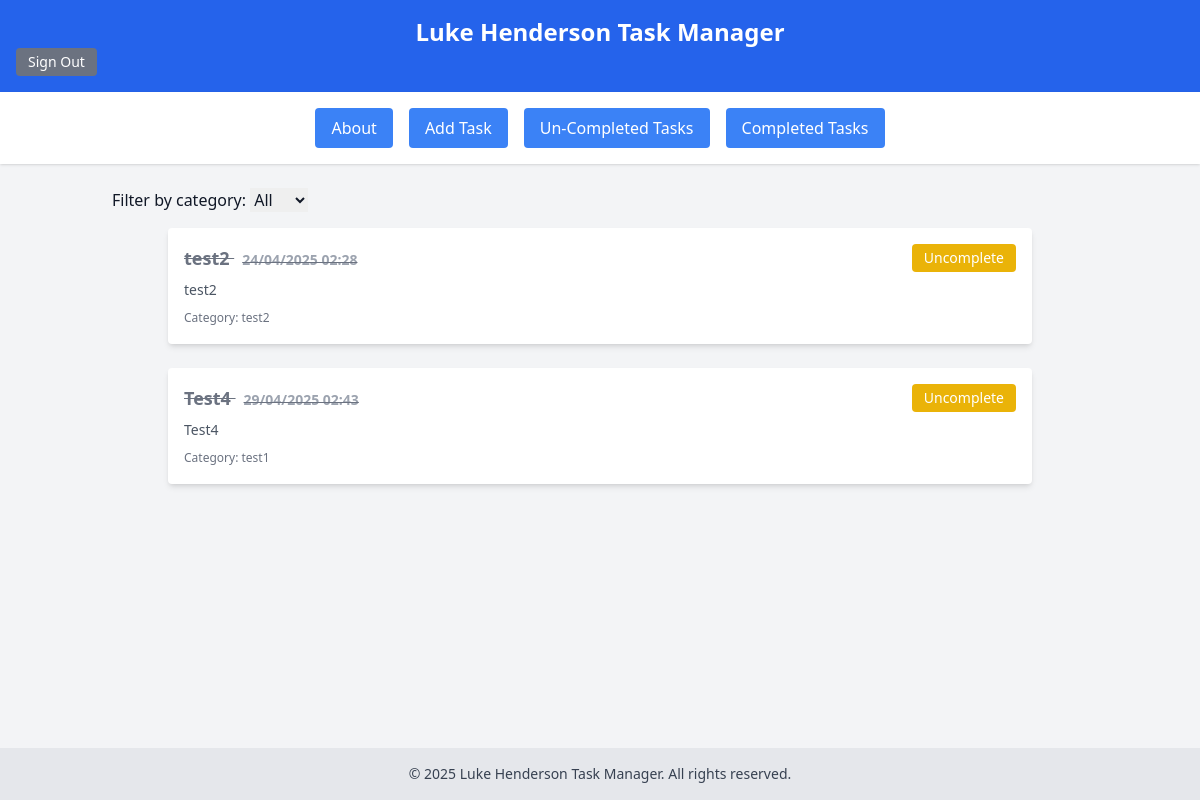
The app's page /completed/ (signed in) with its own data.
### appTM/models.py (models this page shows, shortened)
class Task(models.Model): # task model for generating tasks with task_form
    user = models.ForeignKey(User, on_delete=models.CASCADE) # Links model to specific users for security/privacy
    title = models.CharField(max_length=20)
    description = models.TextField(blank=True, max_length=250)
    created_at = models.DateTimeField(auto_now_add=True)
    due_date = models.DateTimeField(null=True, blank=True) # used to order tasks chronologically by due_date on task_list
    completed = models.BooleanField(default=False) # used to move task between task_list and completed_task_list
    category = models.CharField(max_length=20) # category argument useful for category sorting in task_list
    flagged = models.BooleanField(default=False) # used to flag tasks in task_list

### appTM/views.py (the view)
# urls.py: path('completed/', views.tasks_complete, name='tasks_complete'),
@login_required
def tasks_complete(request): # view to take user to completed tasks list
    category = request.GET.get('category', '').strip().lower()
    user = request.user
    cache_key = f"user_{user.id}_tasks_complete_{category or 'all'}"
    tasks = cache.get(cache_key)
    if tasks is None: # if cache is empty tasks are pulled from db and cache is created
        base_queryset = Task.objects.filter(user=user, completed=True)
        tasks = base_queryset.filter(category=category).order_by('due_date') if category else base_queryset.order_by('due_date')
        cache.set(cache_key, tasks, timeout=60 * 5)
    categories = Task.objects.filter(user=user, completed=True).exclude(category__isnull=True).exclude(category__exact='') \
        .values_list('category', flat=True).distinct()
    return render(request, 'appTM/tasks_complete.html', {
        'tasks': tasks,
        'categories': categories,
        'selected_category': category
    })

### appTM/templates/appTM/tasks_complete.html (shortened to what this page needs)
{% extends "appTM/base.html" %}
{% block content %}
<form method="get" action="">
    <label for="category">Filter by category:</label>
    <select name="category" id="category" onchange="this.form.submit()">
        <option value="" {% if not selected_category %}selected{% endif %}>All</option>
    </select>
</form>
<div class="max-w-4xl mx-auto p-4 space-y-6">
    {% for task in tasks %}
        <div class="p-4 rounded shadow-md bg-white">
            <div class="flex items-center justify-between mb-2">
                <h3 class="text-lg font-semibold line-through text-gray-500">
                    {{ task.title }} <span class="text-sm text-gray-400 ml-2">{{ task.due_date|date:"d/m/Y H:i" }}</span>
                </h3>
                <form method="post" action="{% url 'uncomplete_task' task.id %}">
                    <button class="bg-yellow-500 hover:bg-yellow-600 text-white px-3 py-1 rounded text-sm">
                        Uncomplete
                    </button>
                </form>
            </div>
            <p class="text-sm text-gray-600 mb-1">{{ task.description }}</p>
            <span class="text-xs text-gray-500">Category: {{ task.category }}</span>
        </div>
    {% empty %}
        <p class="text-center text-gray-500">No completed tasks found.</p>
    {% endfor %}
</div>
{% endblock %}

### records on screen
Task: title "test2", due_date "24/04/2025 02:28", description "test2", category "test2"
Task: title "Test4", due_date "29/04/2025 02:43", description "Test4", category "test1"
